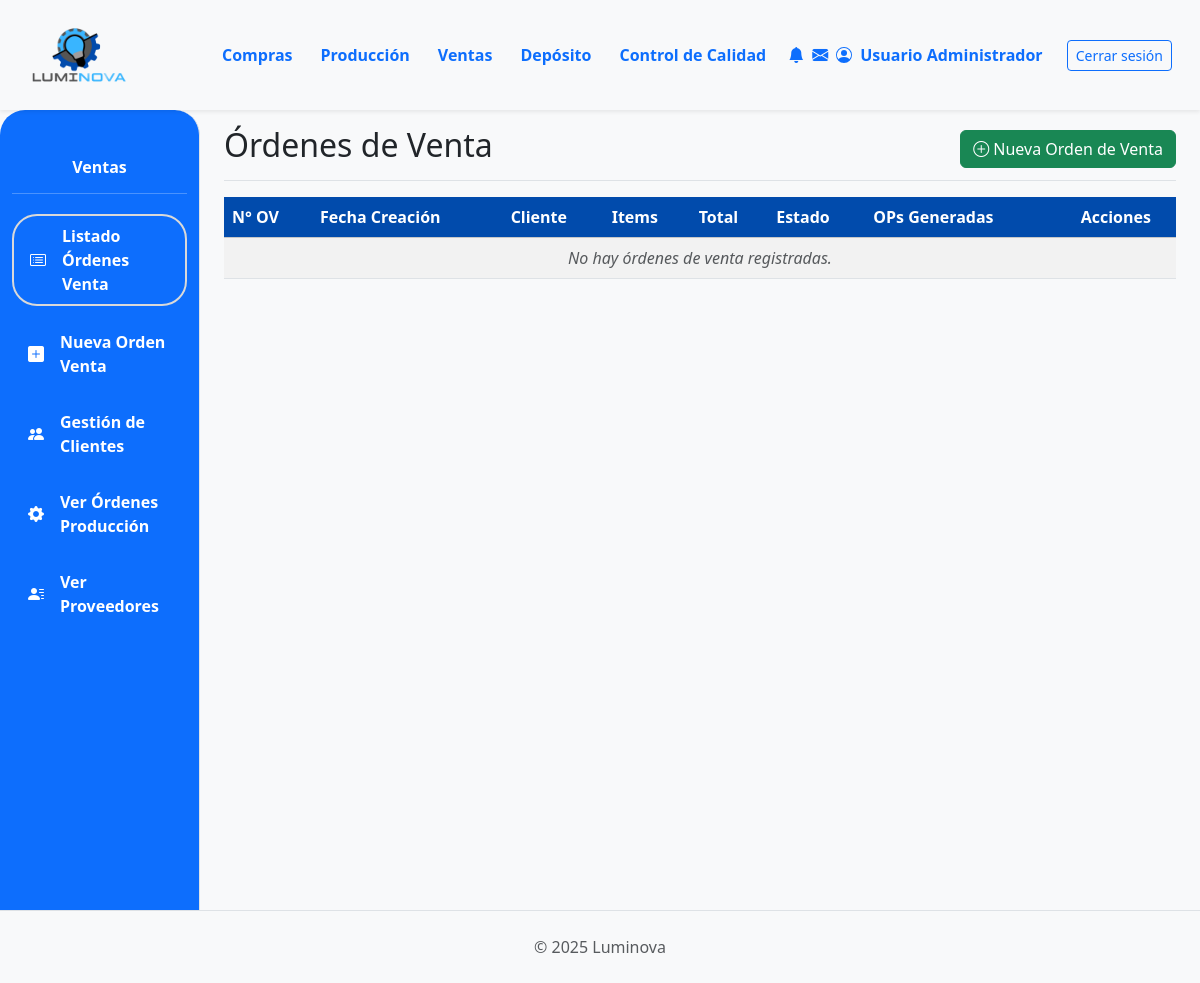
/ventas/ (signed in), run on an earlier commit of the app's database.
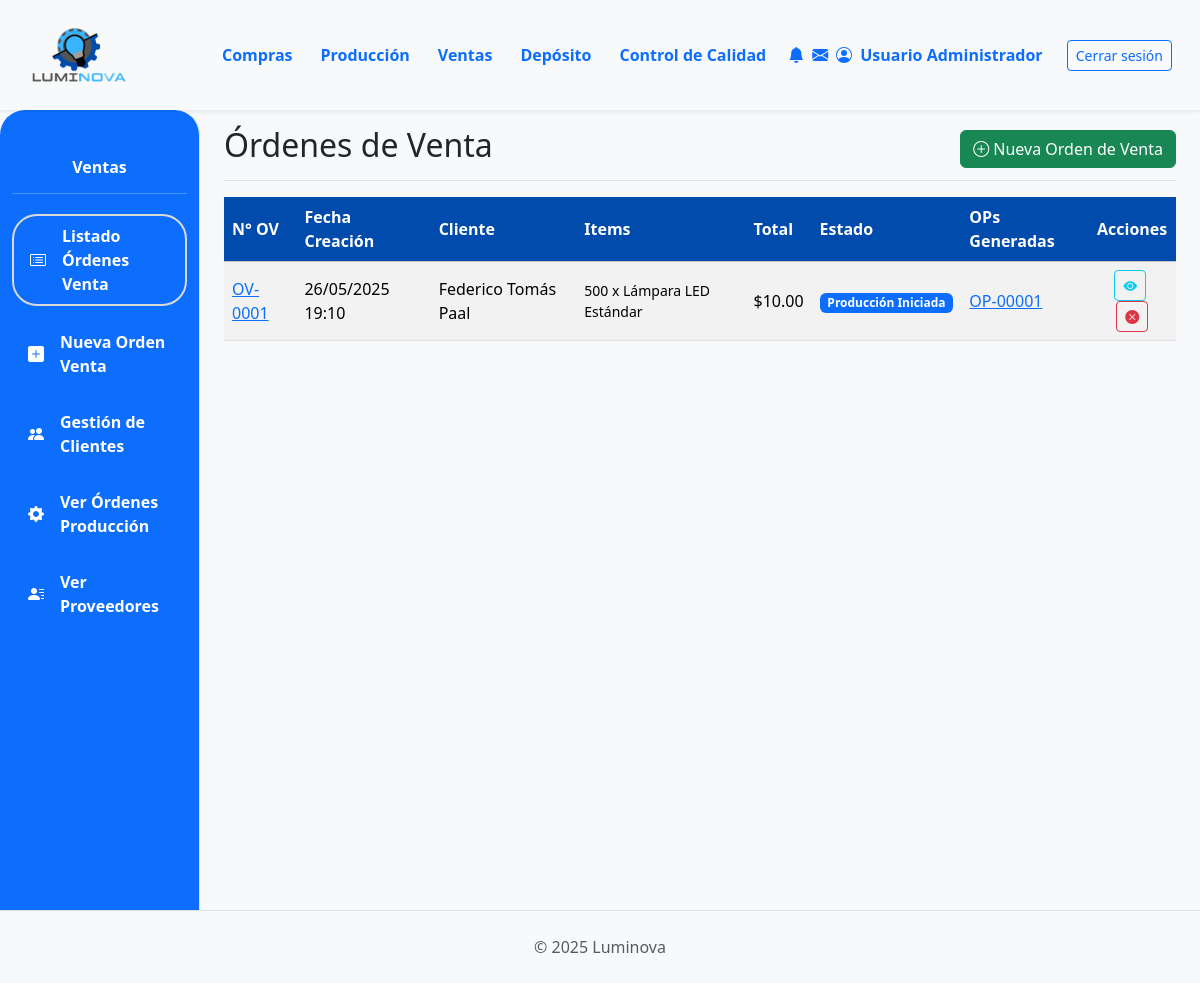
And on a later commit of the database.
### App_LUMINOVA/models.py (models this page shows, shortened)
class OrdenVenta(models.Model): # NUEVO: Específico para Ventas
    ESTADO_CHOICES = [
        ('PENDIENTE', 'Pendiente Confirmación'),
        ('CONFIRMADA', 'Confirmada (Esperando Producción)'),
        ('INSUMOS_SOLICITADOS', 'Insumos Solicitados'),
        ('PRODUCCION_INICIADA', 'Producción Iniciada'), # NUEVO
        ('PRODUCCION_PARCIAL', 'Producción Parcial'), # Opcional
        ('PRODUCCION_CON_PROBLEMAS', 'Producción con Problemas'), # NUEVO
        ('LISTA_ENTREGA', 'Lista para Entrega'),
        ('COMPLETADA', 'Completada/Entregada'),
        ('CANCELADA', 'Cancelada'),
    ]
    numero_ov = models.CharField(max_length=20, unique=True, verbose_name="N° Orden de Venta")
    cliente = models.ForeignKey(Cliente, on_delete=models.PROTECT, related_name="ordenes_venta")
    fecha_creacion = models.DateTimeField(default=timezone.now)
    estado = models.CharField(max_length=50, choices=ESTADO_CHOICES, default='PENDIENTE')
    total_ov = models.DecimalField(max_digits=12, decimal_places=2, default=0.00, verbose_name="Total OV")
    notas = models.TextField(blank=True, null=True)

class Cliente(models.Model):
    nombre = models.CharField(max_length=150, unique=True) # Aumentado max_length
    direccion = models.TextField(blank=True)
    telefono = models.CharField(max_length=25, blank=True) # Aumentado max_length
    email = models.EmailField(unique=True, null=True, blank=True)

class ItemOrdenVenta(models.Model): # NUEVO: Detalle de la OV
    orden_venta = models.ForeignKey(OrdenVenta, on_delete=models.CASCADE, related_name='items_ov')
    producto_terminado = models.ForeignKey(ProductoTerminado, on_delete=models.PROTECT)
    cantidad = models.PositiveIntegerField()
    precio_unitario_venta = models.DecimalField(max_digits=10, decimal_places=2, verbose_name="Precio Unit. en Venta")
    subtotal = models.DecimalField(max_digits=12, decimal_places=2, editable=False)

class ProductoTerminado(models.Model):
    descripcion = models.CharField(max_length=255) # Aumentado max_length
    categoria = models.ForeignKey(CategoriaProductoTerminado, on_delete=models.PROTECT, related_name='productos_terminados')
    precio_unitario = models.DecimalField(max_digits=10, decimal_places=2, default=0.00)
    stock = models.IntegerField(default=0)
    modelo = models.CharField(max_length=50, blank=True, null=True)
    potencia = models.IntegerField(blank=True, null=True)
    acabado = models.CharField(max_length=50, blank=True, null=True)
    color_luz = models.CharField(max_length=50, blank=True, null=True)
    material = models.CharField(max_length=50, blank=True, null=True)
    imagen = models.ImageField(null=True, blank=True, upload_to='productos_terminados/')

class OrdenProduccion(models.Model):
    numero_op = models.CharField(max_length=20, unique=True, verbose_name="N° Orden de Producción") # Cambiado de numero_orden
    orden_venta_origen = models.ForeignKey(OrdenVenta, on_delete=models.SET_NULL, null=True, blank=True, related_name='ops_generadas')
    producto_a_producir = models.ForeignKey(ProductoTerminado, on_delete=models.PROTECT, related_name="ordenes_produccion") # Cambiado related_name
    cantidad_a_producir = models.PositiveIntegerField() # Cambiado de cantidad_prod
    estado_op = models.ForeignKey(EstadoOrden, on_delete=models.SET_NULL, null=True, blank=True, related_name='ops_estado') # Cambiado related_name
    fecha_solicitud = models.DateTimeField(default=timezone.now) # Añadido
    fecha_inicio_real = models.DateTimeField(null=True, blank=True)
    fecha_inicio_planificada = models.DateField(null=True, blank=True) # Cambiado de fecha_inicio
    fecha_fin_real = models.DateTimeField(null=True, blank=True)
    fecha_fin_planificada = models.DateField(null=True, blank=True) # Añadido
    sector_asignado_op = models.ForeignKey(SectorAsignado, on_delete=models.SET_NULL, null=True, blank=True, related_name='ops_sector') # Cambiado related_name
    notas = models.TextField(null=True, blank=True, verbose_name='Notas') # Añadido

### App_LUMINOVA/views.py (the view)
# urls.py: path('ventas/', ventas_lista_ov_view, name='ventas_lista_ov'),
@login_required
def ventas_lista_ov_view(request):
    if not es_admin_o_rol(request.user, ['ventas', 'produccion', 'administrador']): # Producción también podría ver OVs
        messages.error(request, "Acceso denegado.")
        return redirect('App_LUMINOVA:dashboard')
    ordenes = OrdenVenta.objects.select_related('cliente').prefetch_related(
        'items_ov__producto_terminado',
        'ops_generadas' # Usando el related_name de OrdenProduccion.orden_venta_origen
    ).order_by('-fecha_creacion')
    context = {
        'ordenes_list': ordenes,
        'titulo_seccion': 'Órdenes de Venta',
    }
    return render(request, 'ventas/ventas_lista_ov.html', context)

### App_LUMINOVA/views.py (called while the page is built)
def es_admin_o_rol(user, roles_permitidos=None):
    if user.is_superuser:
        return True
    if roles_permitidos is None:
        roles_permitidos = []
    return user.groups.filter(name__in=[rol.lower() for rol in roles_permitidos]).exists()

### App_LUMINOVA/templates/ventas/ventas_lista_ov.html (shortened to what the changed rows need)
{% extends 'padre.html' %}
{% load static %}
{% load django_bootstrap5 %}
{% block content %}
<div class="d-flex justify-content-between flex-wrap flex-md-nowrap align-items-center pt-3 pb-2 mb-3 border-bottom">
    <h1 class="h2">{{ titulo_seccion }}</h1>
</div>
<div class="table-responsive mt-3">
    <table class="table table-striped table-hover align-middle">
        <thead class="table-light">
            <tr>
                <th class="align-middle color-thead">N° OV</th>
                <th class="align-middle color-thead">Fecha Creación</th>
                <th class="align-middle color-thead">Cliente</th>
                <th class="align-middle color-thead">Items</th>
                <th class="align-middle color-thead">Total</th>
                <th class="align-middle color-thead">Estado</th>
                <th class="align-middle color-thead">OPs Generadas</th>
                <th class="text-center align-middle color-thead">Acciones</th>
            </tr>
        </thead>
        <tbody>
            {% for ov in ordenes_list %}
            <tr>
                <td><a href="{% url 'App_LUMINOVA:ventas_detalle_ov' ov.id %}">{{ ov.numero_ov }}</a></td>
                <td>{{ ov.fecha_creacion|date:"d/m/Y H:i" }}</td>
                <td>{{ ov.cliente.nombre|default_if_none:"N/A" }}</td>
                <td>
                    <ul class="list-unstyled mb-0 small">
                    {% for item in ov.items_ov.all %}
                        <li>{{ item.cantidad }} x {{ item.producto_terminado.descripcion|truncatechars:25 }}</li>
                    {% empty %}
                        <li>Sin ítems</li>
                    {% endfor %}
                    </ul>
                </td>
                <td>${{ ov.total_ov|floatformat:2 }}</td>
                <td>
                    <span class="badge
                        {% if ov.estado == 'PENDIENTE' %}bg-warning text-dark
                        {% elif ov.estado == 'CONFIRMADA' %}bg-secondary
                        {% elif ov.estado == 'INSUMOS_SOLICITADOS' %}bg-info-subtle text-info-emphasis border border-info-subtle
                        {% elif ov.estado == 'PRODUCCION_INICIADA' %}bg-primary
                        {% elif ov.estado == 'PRODUCCION_CON_PROBLEMAS' %}bg-danger-subtle text-danger-emphasis border border-danger-subtle
                        {% elif ov.estado == 'LISTA_ENTREGA' %}bg-primary-subtle text-primary-emphasis border border-primary-subtle
                        {% elif ov.estado == 'COMPLETADA' %}bg-success
                        {% elif ov.estado == 'CANCELADA' %}bg-dark
                        {% else %}bg-light text-dark{% endif %}">
                        {{ ov.get_estado_display }}
                    </span>
                </td>
                <td>
                    {% for op_gen in ov.ops_generadas.all %}
                        <a href="{% url 'App_LUMINOVA:produccion_detalle_op' op_gen.id %}">{{ op_gen.numero_op }}</a>
                    {% empty %}
                        Ninguna
                    {% endfor %}
                </td>
                <td class="text-center">
                     <a href="{% url 'App_LUMINOVA:ventas_detalle_ov' ov.id %}" class="btn btn-sm btn-outline-info me-1" title="Ver Detalle OV">
                         <i class="bi bi-eye-fill"></i>
                     </a>
                    {% if ov.estado != 'CANCELADA' and ov.estado != 'COMPLETADA' %}
                     <a href="#" class="btn btn-sm btn-outline-danger" data-bs-toggle="modal" data-bs-target="#cancelarOVModal{{ov.id}}" title="Cancelar OV">
                         <i class="bi bi-x-circle-fill"></i>
                     </a>
                    {% endif %}
                </td>
            </tr>
            {% empty %}
            <tr>
                <td colspan="8" class="text-center fst-italic text-muted">No hay órdenes de venta registradas.</td>
            </tr>
            {% endfor %}
        </tbody>
    </table>
</div>
{% endblock %}

What changed in the data, as far as the page shows it:
added OrdenVenta: numero_ov "OV-0001", fecha_creacion "26/05/2025 19:10", cliente.nombre "Federico Tomás Paal", total_ov "10.00", estado "Producción Iniciada"
added ItemOrdenVenta: cantidad "500", producto_terminado.descripcion "Lámpara LED Estándar"
added OrdenProduccion: numero_op "OP-00001"
Also different on the page:
text no longer shown: "No hay órdenes de venta registradas."
